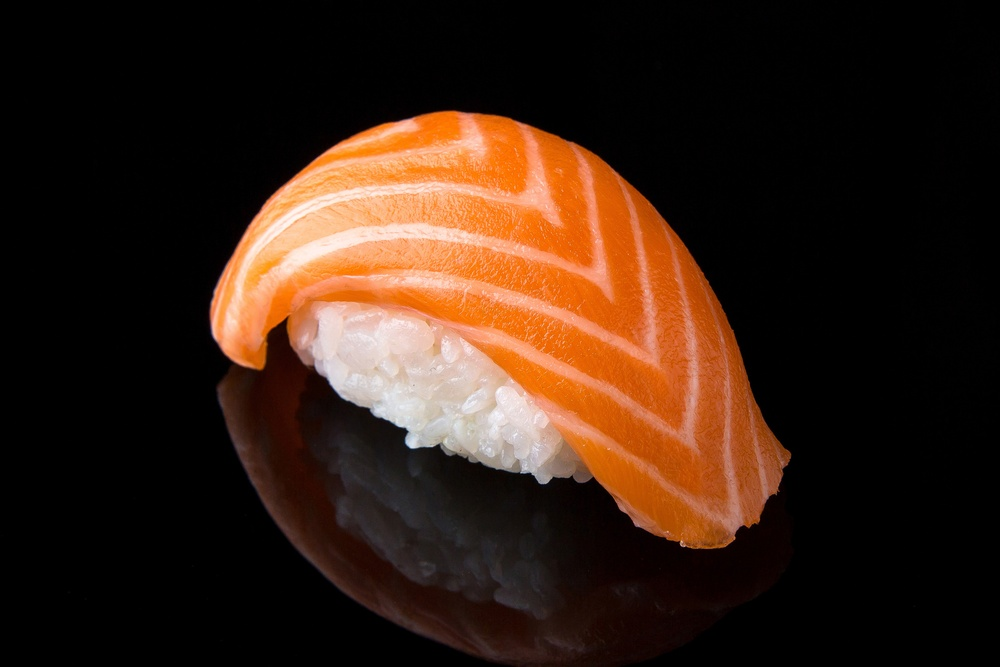
#> input picture ComputerVision/6-comvis/Dataset/Object.jpg, 1000 x 667 px, shrunk from 3000 x 2001 before the run
$ jupyter execute main-rev.ipynb
#> lines starting #> are read from the running program, lines starting #| are printed output that depends on the picture
# GeNCi Sushi — Feature Matching
**COMP7116 | Computer Vision | Session 6: Image Matching**

This notebook detects the type of sushi in a query image by performing
SIFT-based feature matching against a dataset of reference images.

[cell 1]
import cv2
import numpy as np
import matplotlib.pyplot as plt
import os

## 1. Load Images

[cell 2]
PATH      = 'Dataset/'
DATA_PATH = PATH + 'Data/'

# --- Load query (object) image ---
object_img = cv2.imread(PATH + 'Object.jpg')
#> object_img is the input picture: shape (667, 1000, 3); mean B, G, R 21.1, 34, 55.4
object_img = cv2.cvtColor(object_img, cv2.COLOR_BGR2RGB)

# --- Load all dataset images with their filenames as labels ---
data = []   # list of (label, image_array)
for image_filename in os.listdir(DATA_PATH):
    image_path = os.path.join(DATA_PATH, image_filename)
    image_data = cv2.imread(image_path)
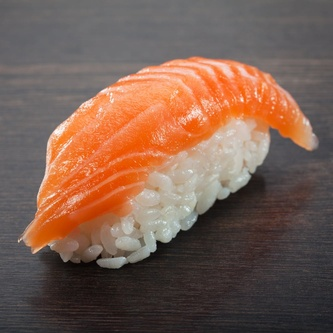
#> input picture ComputerVision/6-comvis/Dataset/Data/1.jpg, 333 x 333 px, shrunk from 1000 x 1000 before the run
#> image_data is the input picture: shape (333, 333, 3); mean B, G, R 81.7, 95.7, 124.1
    if image_data is not None:
        label = os.path.splitext(image_filename)[0]   # filename without extension
        data.append((label, image_data))

print(f"Query image shape : {object_img.shape}")
#| Query image shape : (667, 1000, 3)
print(f"Dataset size      : {len(data)} images")
#| Dataset size      : 3 images

## 2. Preprocess & Extract Features from Query Image

[cell 3]
def preprocess(img_rgb):
    """Convert to grayscale, denoise, and equalise histogram."""
    gray = cv2.cvtColor(img_rgb, cv2.COLOR_RGB2GRAY)
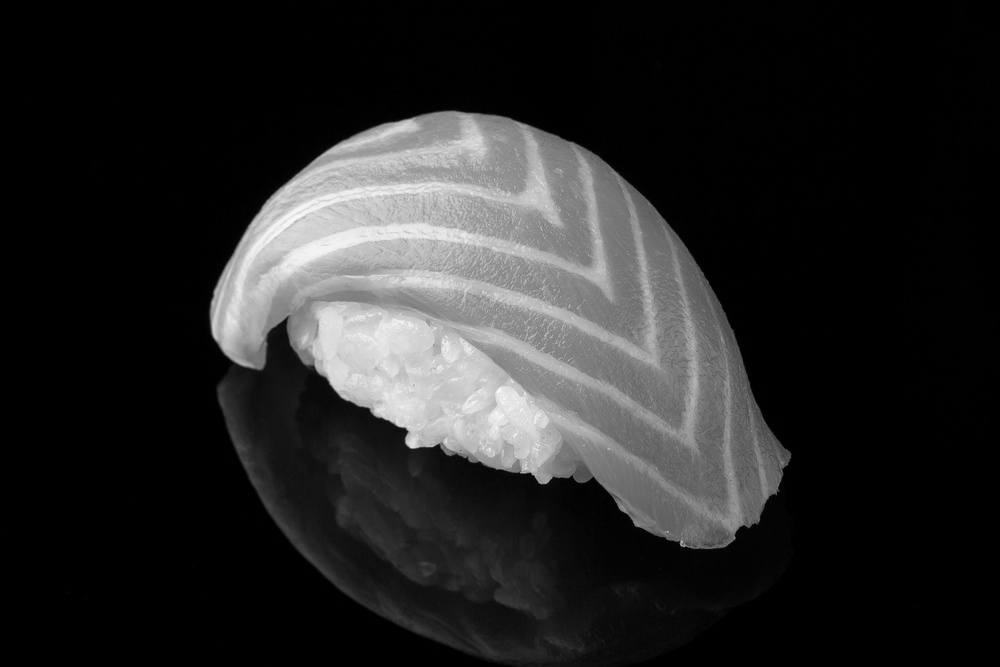
#> gray: shape (667, 1000); min 0, max 251, mean 38.9
    gray = cv2.medianBlur(gray, 3)        # remove noise
    gray = cv2.equalizeHist(gray)         # improve contrast
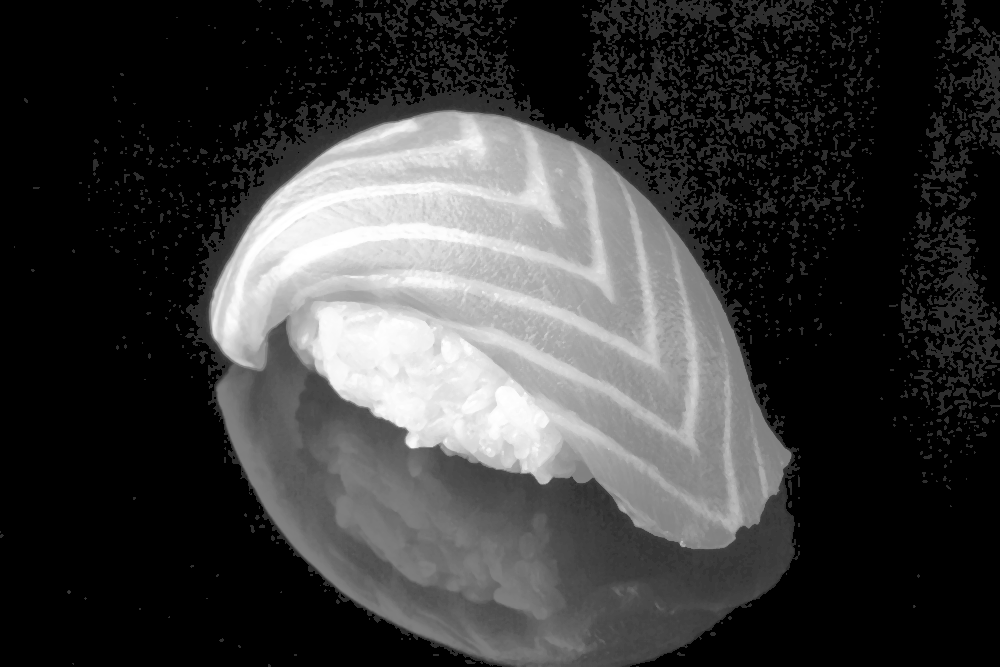
#> gray: shape (667, 1000); min 0, max 255, mean 60.2
    return gray

# Create SIFT detector
sift = cv2.AKAZE_create()

# Preprocess query image
grayscale_object = preprocess(object_img)

# Extract query keypoints & descriptors
target_keypoint, target_desc = sift.detectAndCompute(grayscale_object, None)
#> target_keypoint = 622 keypoints; strongest (x, y, size): (411, 442, 8.1), (222, 329, 22.8), (413, 440, 11.4), (402, 432, 8.1)
target_desc = np.float32(target_desc)

print(f"Query keypoints found: {len(target_keypoint)}")
#| Query keypoints found: 622

## 3. Match Query Against Every Dataset Image

**Fix:** The FLANN matching and best-match tracking are now **inside** the loop,
so every dataset image is compared against the query image.
`current_match` is reset to `0` at the start of each iteration.

[cell 4]
# FLANN parameters for float (SIFT) descriptors
index_param  = dict(algorithm=1, trees=5)   # FLANN_INDEX_KDTREE
search_param = dict(checks=50)
flann = cv2.FlannBasedMatcher(index_param, search_param)

best_match      = 0
best_match_data = None   # FIX: initialise to None to avoid NameError

# ─── FIX: entire matching pipeline is INSIDE the loop ───
for label, img_bgr in data:

    # Convert BGR → RGB then preprocess
    img_rgb  = cv2.cvtColor(img_bgr, cv2.COLOR_BGR2RGB)
    img_gray = preprocess(img_rgb)

    # Extract features for this dataset image
    img_keypoint, img_desc = sift.detectAndCompute(img_gray, None)
    if img_desc is None or len(img_desc) < 2:
        print(f"  [skip] {label} — not enough keypoints")
        continue
    img_desc = np.float32(img_desc)

    # kNN match (k=2) + Lowe's ratio test
    match         = flann.knnMatch(target_desc, img_desc, k=2)
    matches_mask  = [[0, 0] for _ in range(len(match))]
    current_match = 0   # FIX: reset counter for each image

    for i, pair in enumerate(match):
        if len(pair) < 2:
            continue
        fm, sm = pair
        if fm.distance < 0.7 * sm.distance:   # Lowe's ratio test
            matches_mask[i] = [1, 0]
            current_match  += 1

    print(f"  {label:30s} → {current_match:4d} good matches")

    # Keep track of best-matching dataset image
    if current_match > best_match:
        best_match      = current_match
        best_match_data = {
            'label'       : label,
            'image_data'  : img_gray,
            'keypoint'    : img_keypoint,
            'description' : img_desc,
            'match'       : match,
            'matchesMask' : matches_mask,
        }
#> this loop made 3 passes
#> (label, img_keypoint, best_match) on pass 3: ('3', 2 keypoints; (x, y, size): (43, 40, 4.8), (31, 35, 4.8), 2)
#> label on passes 1 to 2: '1', '2'
#|   1                              →    0 good matches
#|   2                              →    0 good matches
#|   3                              →    2 good matches
#> pass 1, in preprocess (call 2), `gray = cv2.cvtColor(img_rgb, cv2.COLOR_RGB2GRAY)`:
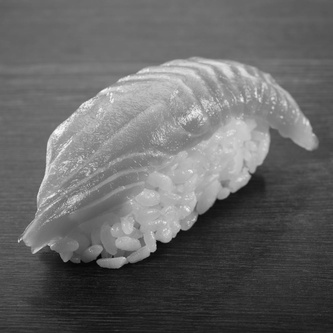
#> gray: shape (333, 333); min 3, max 251, mean 102.5
#> pass 1, in preprocess (call 2), `gray = cv2.equalizeHist(gray)`:
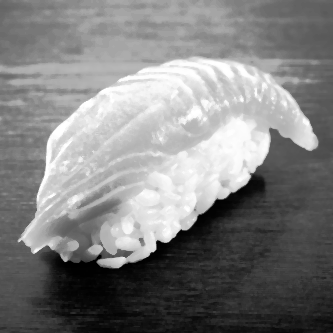
#> gray: shape (333, 333); min 0, max 255, mean 128.5
#> after the loop:
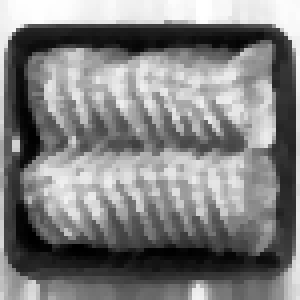
#> img_gray: shape (75, 75) (shown 4 times larger); min 0, max 255, mean 128.4
#> after the loop:
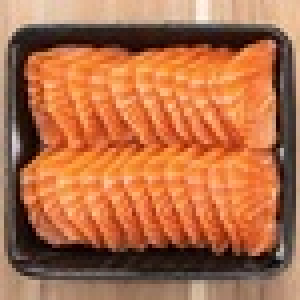
#> img_rgb: shape (75, 75, 3) (shown 4 times larger); mean R, G, B 176.9, 109.3, 71.1
#> after the loop, best_match = 2; best_match_data = 6 items

# ─── FIX: guard against no match found ───
if best_match_data is None:
    print("\n[ERROR] No matching image found in the dataset.")
else:
    print(f"\n>>> Best match: '{best_match_data['label']}' with {best_match} good matches <<<")
#| >>> Best match: '3' with 2 good matches <<<

## 4. Visualise Feature Matching Result

[cell 5]
if best_match_data is not None:
    result = cv2.drawMatchesKnn(
        grayscale_object,
        target_keypoint,
        best_match_data['image_data'],
        best_match_data['keypoint'],
        best_match_data['match'],
        None,
        matchesMask    = best_match_data['matchesMask'],
        matchColor     = [0, 0, 255],     # blue lines for good matches
        singlePointColor = [255, 0, 0],   # red dots for unmatched keypoints
    )
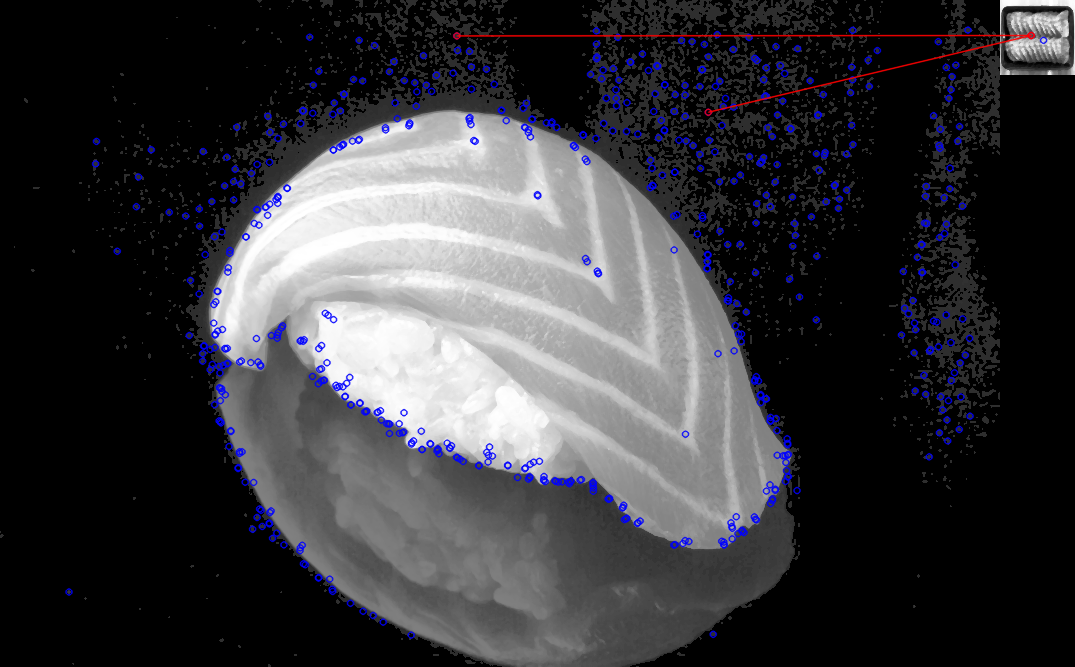
#> result: shape (667, 1075, 3); mean of channels 0, 1, 2 60.1, 55.8, 56.2; drawn as B, G, R

    plt.figure(figsize=(14, 6))
    plt.imshow(result, cmap='gray')
    plt.title(
        f"Best Match: {best_match_data['label']}  |  Good Matches: {best_match}",
        fontsize=14
    )
    plt.axis('off')
    plt.tight_layout()
    plt.show()
else:
    print("Nothing to display — no match was found.")
